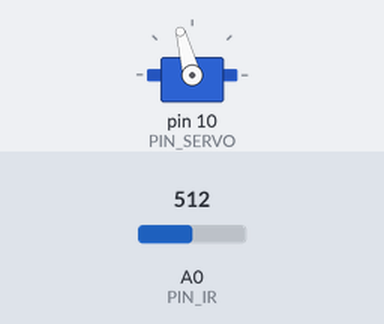
Simulated run of this sketch. Board: Arduino Uno, built with avr-gcc and run on an emulated ATmega328P. Parts: servo. The inputs (shaded band) are chosen by the test bench; at power-on: A0 (PIN_IR) = 512.

Above: at 1.2 s.
1.3 s: A0 (PIN_IR) set to 283
2.8 s: A0 (PIN_IR) set to 254
At 3.5 s:
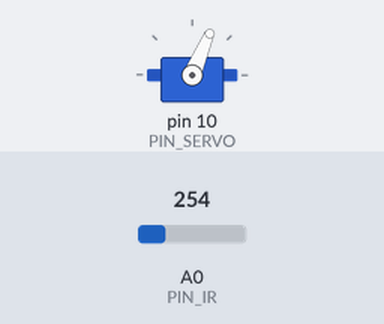
4.3 s: A0 (PIN_IR) set to 306
At 4.6 s:
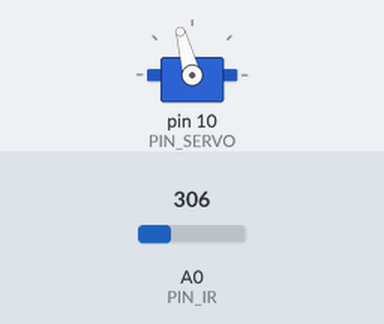
5.8 s: A0 (PIN_IR) set to 122
At 6.9 s:
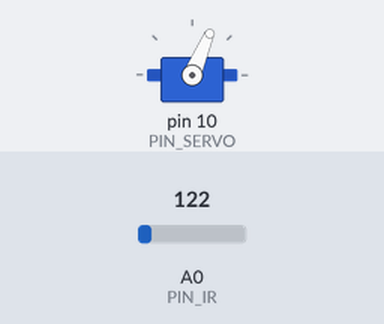
Timing chart, 0 to 8.3 s (numbered marks = the images above; inputs shaded):
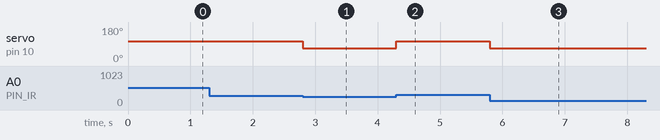

Measured:
- the behaviour switches between 273 and 272 on A0 (PIN_IR) (found by bisection; images 0 and 1)
- after the input at 1.3 s, every drawn part: stays the same
- after the input at 2.8 s, servo on pin 10 (PIN_SERVO): 105° → 67° at once
- after the input at 4.3 s, servo on pin 10 (PIN_SERVO): 67° → 105° at once
- after the input at 5.8 s, servo on pin 10 (PIN_SERVO): 105° → 67° at once

The sketch:

21_bbc_20203048.ino
```cpp
// Arduino pin assignment
#include <Servo.h>
#define PIN_SERVO 10
#define PIN_IR A0

Servo myservo;
int a, b; // unit: mm

void setup() {
// initialize serial port
  myservo.attach(PIN_SERVO);
  Serial.begin(57600);
  a = 90;
  b = 280;
}
float ir_distance(void){ // return value unit: mm
  float val;
  float volt = float(analogRead(PIN_IR));
  val = ((6762.0/(volt-9.0))-4.0) * 10.0;
  return val;
}
void loop() {
  float raw_dist = ir_distance();
  float dist_cali = 100 + 300.0 / (b - a) * (raw_dist - a);
  if (dist_cali >= 300) {
    myservo.writeMicroseconds(1230);
  }
  else {
    myservo.writeMicroseconds(1630);
  }
}
```
